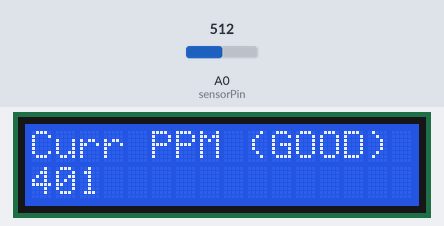
Bench run of a sketch on a simulated Arduino Uno, built with avr-gcc and run on an emulated ATmega328P. On the bench: 16×2 character LCD. The test bench sets the inputs (shaded band); at power-on: A0 (sensorPin) = 512.

Above: at 6.2 s.
6.3 s: A0 (sensorPin) set to 600
At 7.2 s:
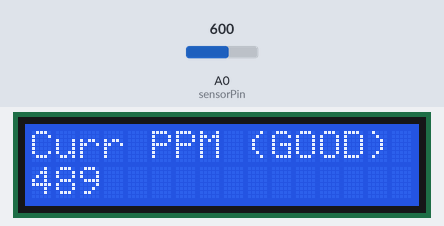
8.0 s: A0 (sensorPin) set to 628
At 8.9 s:
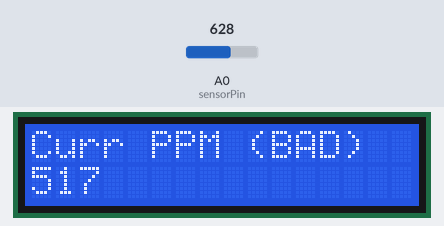
9.5 s: A0 (sensorPin) set to 716
At 10.6 s:
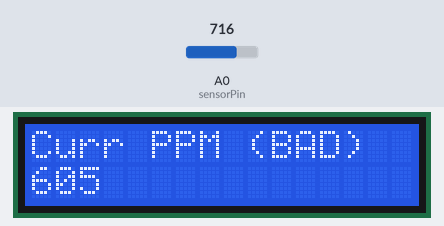
Timing chart, 0 to 12.5 s (numbered marks = the images above; inputs shaded):
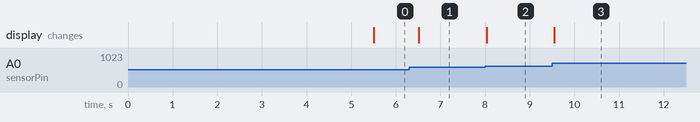

The sketch:

gas_ppm_display.ino
```cpp
#include <LiquidCrystal.h>

#define sensorPin A0

LiquidCrystal lcd(12, 11, 5, 4, 3, 2);

int prevSensorVal;
int calibratedOffset;

void setup() {
  Serial.begin(9600);
  lcd.begin(16, 2);
  lcd.print("Calibrating sensor....");

  while (millis() < 5000) {
    int averageSensorVal = readSensor();
    prevSensorVal = (prevSensorVal + averageSensorVal) / 2;
  }
  calibratedOffset = prevSensorVal - 400;
}

void loop() {
  delay(500);
  lcd.clear();
  lcd.setCursor(0, 0);
  int currentGasPPM = readSensor() - calibratedOffset;

  if (currentGasPPM > 500) {
    lcd.print("Curr PPM (BAD) ");
  } else {
    lcd.print("Curr PPM (GOOD) ");
  }
  lcd.setCursor(0, 1);
  lcd.print(currentGasPPM);
}

int readSensor() {
  unsigned int sensorValue = analogRead(sensorPin);
  return sensorValue;
}
```

Measured:
- the behaviour switches between 611 and 612 on A0 (sensorPin) (found by bisection; images 1 and 2)
- after the input at 6.3 s, the display: changes after 0.22 s (image 1)
- after the input at 8.0 s, the display: changes at once (image 2)
- after the input at 9.5 s, the display: changes after 0.05 s (image 3)
